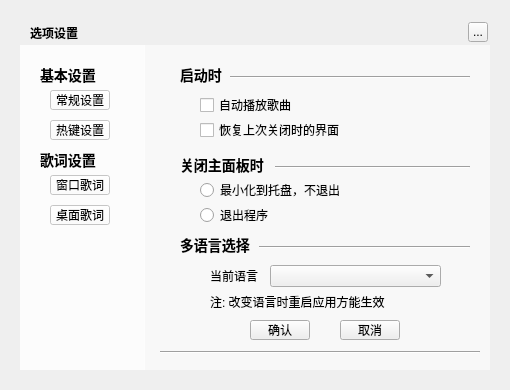
<?xml version="1.0" encoding="UTF-8"?>
<ui version="4.0">
 <class>MusicSettingWidget</class>
 <widget class="QWidget" name="MusicSettingWidget">
  <property name="geometry">
   <rect>
    <x>0</x>
    <y>0</y>
    <width>510</width>
    <height>390</height>
   </rect>
  </property>
  <property name="windowTitle">
   <string>MusicSettingWidget</string>
  </property>
  <widget class="QLabel" name="background">
   <property name="geometry">
    <rect>
     <x>20</x>
     <y>20</y>
     <width>470</width>
     <height>350</height>
    </rect>
   </property>
   <property name="text">
    <string/>
   </property>
  </widget>
  <widget class="QLabel" name="topTitleName">
   <property name="geometry">
    <rect>
     <x>30</x>
     <y>20</y>
     <width>61</width>
     <height>25</height>
    </rect>
   </property>
   <property name="styleSheet">
    <string notr="true">color:&quot;#FFFFFF&quot;;font-weight:bold</string>
   </property>
   <property name="text">
    <string>选项设置</string>
   </property>
  </widget>
  <widget class="QToolButton" name="topTitleCloseButton">
   <property name="geometry">
    <rect>
     <x>468</x>
     <y>22</y>
     <width>20</width>
     <height>20</height>
    </rect>
   </property>
   <property name="text">
    <string>...</string>
   </property>
  </widget>
  <widget class="QStackedWidget" name="stackedWidget">
   <property name="geometry">
    <rect>
     <x>160</x>
     <y>45</y>
     <width>321</width>
     <height>270</height>
    </rect>
   </property>
   <property name="currentIndex">
    <number>0</number>
   </property>
   <widget class="QWidget" name="first">
    <widget class="QLabel" name="baseSetShowInfoWidget">
     <property name="geometry">
      <rect>
       <x>20</x>
       <y>20</y>
       <width>60</width>
       <height>20</height>
      </rect>
     </property>
     <property name="styleSheet">
      <string notr="true">background-color:transparent;
font-size:14px;
font-weight:bold;;</string>
     </property>
     <property name="text">
      <string>启动时</string>
     </property>
    </widget>
    <widget class="QLabel" name="windowSetShowInfoWidget">
     <property name="geometry">
      <rect>
       <x>20</x>
       <y>110</y>
       <width>100</width>
       <height>20</height>
      </rect>
     </property>
     <property name="styleSheet">
      <string notr="true">background-color:transparent;
font-size:14px;
font-weight:bold;;</string>
     </property>
     <property name="text">
      <string>关闭主面板时</string>
     </property>
    </widget>
    <widget class="QCheckBox" name="autoPlayCheckBox">
     <property name="geometry">
      <rect>
       <x>40</x>
       <y>50</y>
       <width>100</width>
       <height>20</height>
      </rect>
     </property>
     <property name="text">
      <string>自动播放歌曲</string>
     </property>
    </widget>
    <widget class="QCheckBox" name="backPlayCheckBox">
     <property name="geometry">
      <rect>
       <x>40</x>
       <y>75</y>
       <width>140</width>
       <height>20</height>
      </rect>
     </property>
     <property name="text">
      <string>恢复上次关闭时的界面</string>
     </property>
    </widget>
    <widget class="QRadioButton" name="minimumRadioBox">
     <property name="geometry">
      <rect>
       <x>40</x>
       <y>135</y>
       <width>140</width>
       <height>20</height>
      </rect>
     </property>
     <property name="text">
      <string>最小化到托盘，不退出</string>
     </property>
    </widget>
    <widget class="QRadioButton" name="quitRadioBox">
     <property name="geometry">
      <rect>
       <x>40</x>
       <y>160</y>
       <width>70</width>
       <height>20</height>
      </rect>
     </property>
     <property name="text">
      <string>退出程序</string>
     </property>
    </widget>
    <widget class="Line" name="line_F1">
     <property name="geometry">
      <rect>
       <x>70</x>
       <y>30</y>
       <width>240</width>
       <height>5</height>
      </rect>
     </property>
     <property name="orientation">
      <enum>Qt::Horizontal</enum>
     </property>
    </widget>
    <widget class="Line" name="line_F2">
     <property name="geometry">
      <rect>
       <x>115</x>
       <y>120</y>
       <width>195</width>
       <height>5</height>
      </rect>
     </property>
     <property name="orientation">
      <enum>Qt::Horizontal</enum>
     </property>
    </widget>
    <widget class="QLabel" name="multiLanguageChoiceWidget">
     <property name="geometry">
      <rect>
       <x>20</x>
       <y>190</y>
       <width>100</width>
       <height>20</height>
      </rect>
     </property>
     <property name="styleSheet">
      <string notr="true">background-color:transparent;
font-size:14px;
font-weight:bold;;</string>
     </property>
     <property name="text">
      <string>多语言选择</string>
     </property>
    </widget>
    <widget class="Line" name="line_F3">
     <property name="geometry">
      <rect>
       <x>99</x>
       <y>200</y>
       <width>211</width>
       <height>5</height>
      </rect>
     </property>
     <property name="orientation">
      <enum>Qt::Horizontal</enum>
     </property>
    </widget>
    <widget class="QComboBox" name="languageComboBox">
     <property name="geometry">
      <rect>
       <x>110</x>
       <y>220</y>
       <width>171</width>
       <height>22</height>
      </rect>
     </property>
    </widget>
    <widget class="QLabel" name="currentLanguageLabel">
     <property name="geometry">
      <rect>
       <x>50</x>
       <y>220</y>
       <width>61</width>
       <height>21</height>
      </rect>
     </property>
     <property name="text">
      <string>当前语言</string>
     </property>
     <property name="alignment">
      <set>Qt::AlignLeading|Qt::AlignLeft|Qt::AlignVCenter</set>
     </property>
    </widget>
    <widget class="QLabel" name="currentLanguageWarningLabel">
     <property name="geometry">
      <rect>
       <x>50</x>
       <y>245</y>
       <width>241</width>
       <height>24</height>
      </rect>
     </property>
     <property name="text">
      <string>注: 改变语言时重启应用方能生效</string>
     </property>
     <property name="alignment">
      <set>Qt::AlignLeading|Qt::AlignLeft|Qt::AlignVCenter</set>
     </property>
    </widget>
   </widget>
   <widget class="QWidget" name="second">
    <widget class="Line" name="line_S1">
     <property name="geometry">
      <rect>
       <x>85</x>
       <y>30</y>
       <width>225</width>
       <height>5</height>
      </rect>
     </property>
     <property name="orientation">
      <enum>Qt::Horizontal</enum>
     </property>
    </widget>
    <widget class="QLabel" name="baseSetShotKeyWidget">
     <property name="geometry">
      <rect>
       <x>20</x>
       <y>20</y>
       <width>60</width>
       <height>20</height>
      </rect>
     </property>
     <property name="styleSheet">
      <string notr="true">background-color:transparent;
font-size:14px;
font-weight:bold;</string>
     </property>
     <property name="text">
      <string>基本设置</string>
     </property>
    </widget>
    <widget class="QLabel" name="item_S1">
     <property name="geometry">
      <rect>
       <x>70</x>
       <y>50</y>
       <width>61</width>
       <height>20</height>
      </rect>
     </property>
     <property name="styleSheet">
      <string notr="true">background:#3BA1E6;border-radius:2px</string>
     </property>
     <property name="text">
      <string>播放/暂停</string>
     </property>
     <property name="alignment">
      <set>Qt::AlignCenter</set>
     </property>
    </widget>
    <widget class="QLabel" name="item_S2">
     <property name="geometry">
      <rect>
       <x>140</x>
       <y>50</y>
       <width>131</width>
       <height>20</height>
      </rect>
     </property>
     <property name="styleSheet">
      <string notr="true">background:white;border-radius:2px</string>
     </property>
     <property name="text">
      <string>Ctrl + B</string>
     </property>
     <property name="alignment">
      <set>Qt::AlignCenter</set>
     </property>
    </widget>
    <widget class="QLabel" name="item_S3">
     <property name="geometry">
      <rect>
       <x>70</x>
       <y>75</y>
       <width>61</width>
       <height>20</height>
      </rect>
     </property>
     <property name="styleSheet">
      <string notr="true">background:#3BA1E6;border-radius:2px</string>
     </property>
     <property name="text">
      <string>上一曲</string>
     </property>
     <property name="alignment">
      <set>Qt::AlignCenter</set>
     </property>
    </widget>
    <widget class="QLabel" name="item_S4">
     <property name="geometry">
      <rect>
       <x>140</x>
       <y>75</y>
       <width>131</width>
       <height>20</height>
      </rect>
     </property>
     <property name="styleSheet">
      <string notr="true">background:white;border-radius:2px</string>
     </property>
     <property name="text">
      <string>Ctrl + Left</string>
     </property>
     <property name="alignment">
      <set>Qt::AlignCenter</set>
     </property>
    </widget>
    <widget class="QLabel" name="item_S5">
     <property name="geometry">
      <rect>
       <x>70</x>
       <y>100</y>
       <width>61</width>
       <height>20</height>
      </rect>
     </property>
     <property name="styleSheet">
      <string notr="true">background:#3BA1E6;border-radius:2px</string>
     </property>
     <property name="text">
      <string>下一曲</string>
     </property>
     <property name="alignment">
      <set>Qt::AlignCenter</set>
     </property>
    </widget>
    <widget class="QLabel" name="item_S7">
     <property name="geometry">
      <rect>
       <x>70</x>
       <y>125</y>
       <width>61</width>
       <height>20</height>
      </rect>
     </property>
     <property name="styleSheet">
      <string notr="true">background:#3BA1E6;border-radius:2px</string>
     </property>
     <property name="text">
      <string>音量+</string>
     </property>
     <property name="alignment">
      <set>Qt::AlignCenter</set>
     </property>
    </widget>
    <widget class="QLabel" name="item_S9">
     <property name="geometry">
      <rect>
       <x>70</x>
       <y>150</y>
       <width>61</width>
       <height>20</height>
      </rect>
     </property>
     <property name="styleSheet">
      <string notr="true">background:#3BA1E6;border-radius:2px</string>
     </property>
     <property name="text">
      <string>音量-</string>
     </property>
     <property name="alignment">
      <set>Qt::AlignCenter</set>
     </property>
    </widget>
    <widget class="QLabel" name="item_S11">
     <property name="geometry">
      <rect>
       <x>70</x>
       <y>175</y>
       <width>61</width>
       <height>20</height>
      </rect>
     </property>
     <property name="styleSheet">
      <string notr="true">background:#3BA1E6;border-radius:2px</string>
     </property>
     <property name="text">
      <string>设置</string>
     </property>
     <property name="alignment">
      <set>Qt::AlignCenter</set>
     </property>
    </widget>
    <widget class="QLabel" name="item_S6">
     <property name="geometry">
      <rect>
       <x>140</x>
       <y>100</y>
       <width>131</width>
       <height>20</height>
      </rect>
     </property>
     <property name="styleSheet">
      <string notr="true">background:white;border-radius:2px</string>
     </property>
     <property name="text">
      <string>Ctrl + Right</string>
     </property>
     <property name="alignment">
      <set>Qt::AlignCenter</set>
     </property>
    </widget>
    <widget class="QLabel" name="item_S8">
     <property name="geometry">
      <rect>
       <x>140</x>
       <y>125</y>
       <width>131</width>
       <height>20</height>
      </rect>
     </property>
     <property name="styleSheet">
      <string notr="true">background:white;border-radius:2px</string>
     </property>
     <property name="text">
      <string>Ctrl + Up</string>
     </property>
     <property name="alignment">
      <set>Qt::AlignCenter</set>
     </property>
    </widget>
    <widget class="QLabel" name="item_S10">
     <property name="geometry">
      <rect>
       <x>140</x>
       <y>150</y>
       <width>131</width>
       <height>20</height>
      </rect>
     </property>
     <property name="styleSheet">
      <string notr="true">background:white;border-radius:2px</string>
     </property>
     <property name="text">
      <string>Ctrl + Down</string>
     </property>
     <property name="alignment">
      <set>Qt::AlignCenter</set>
     </property>
    </widget>
    <widget class="QLabel" name="item_S12">
     <property name="geometry">
      <rect>
       <x>140</x>
       <y>175</y>
       <width>131</width>
       <height>20</height>
      </rect>
     </property>
     <property name="styleSheet">
      <string notr="true">background:white;border-radius:2px</string>
     </property>
     <property name="text">
      <string>Ctrl + S</string>
     </property>
     <property name="alignment">
      <set>Qt::AlignCenter</set>
     </property>
    </widget>
    <widget class="QLabel" name="item_S14">
     <property name="geometry">
      <rect>
       <x>140</x>
       <y>200</y>
       <width>131</width>
       <height>20</height>
      </rect>
     </property>
     <property name="styleSheet">
      <string notr="true">background:white;border-radius:2px</string>
     </property>
     <property name="text">
      <string>Ctrl + I</string>
     </property>
     <property name="alignment">
      <set>Qt::AlignCenter</set>
     </property>
    </widget>
    <widget class="QLabel" name="item_S13">
     <property name="geometry">
      <rect>
       <x>70</x>
       <y>200</y>
       <width>61</width>
       <height>20</height>
      </rect>
     </property>
     <property name="styleSheet">
      <string notr="true">background:#3BA1E6;border-radius:2px</string>
     </property>
     <property name="text">
      <string>导入歌曲</string>
     </property>
     <property name="alignment">
      <set>Qt::AlignCenter</set>
     </property>
    </widget>
    <widget class="QLabel" name="item_S16">
     <property name="geometry">
      <rect>
       <x>140</x>
       <y>225</y>
       <width>131</width>
       <height>20</height>
      </rect>
     </property>
     <property name="styleSheet">
      <string notr="true">background:white;border-radius:2px</string>
     </property>
     <property name="text">
      <string>Alt + 1/2/3/4</string>
     </property>
     <property name="alignment">
      <set>Qt::AlignCenter</set>
     </property>
    </widget>
    <widget class="QLabel" name="item_S15">
     <property name="geometry">
      <rect>
       <x>70</x>
       <y>225</y>
       <width>61</width>
       <height>20</height>
      </rect>
     </property>
     <property name="styleSheet">
      <string notr="true">background:#3BA1E6;border-radius:2px</string>
     </property>
     <property name="text">
      <string>播放模式</string>
     </property>
     <property name="alignment">
      <set>Qt::AlignCenter</set>
     </property>
    </widget>
   </widget>
   <widget class="QWidget" name="third">
    <widget class="Line" name="line_T1">
     <property name="geometry">
      <rect>
       <x>90</x>
       <y>30</y>
       <width>220</width>
       <height>5</height>
      </rect>
     </property>
     <property name="orientation">
      <enum>Qt::Horizontal</enum>
     </property>
    </widget>
    <widget class="QLabel" name="baseSetSongWordWidget">
     <property name="geometry">
      <rect>
       <x>20</x>
       <y>20</y>
       <width>60</width>
       <height>20</height>
      </rect>
     </property>
     <property name="styleSheet">
      <string notr="true">background-color:transparent;
font-size:14px;
font-weight:bold;</string>
     </property>
     <property name="text">
      <string>样式设置</string>
     </property>
    </widget>
    <widget class="QLabel" name="setColorSongWordWidget">
     <property name="geometry">
      <rect>
       <x>20</x>
       <y>153</y>
       <width>41</width>
       <height>20</height>
      </rect>
     </property>
     <property name="styleSheet">
      <string notr="true">background-color:transparent;
font-size:14px;
font-weight:bold;</string>
     </property>
     <property name="text">
      <string>预览</string>
     </property>
    </widget>
    <widget class="Line" name="line_T2">
     <property name="geometry">
      <rect>
       <x>60</x>
       <y>163</y>
       <width>250</width>
       <height>5</height>
      </rect>
     </property>
     <property name="orientation">
      <enum>Qt::Horizontal</enum>
     </property>
    </widget>
    <widget class="MusicPreviewLabel" name="showLabel">
     <property name="geometry">
      <rect>
       <x>30</x>
       <y>180</y>
       <width>271</width>
       <height>51</height>
      </rect>
     </property>
     <property name="styleSheet">
      <string notr="true">background:black
</string>
     </property>
     <property name="text">
      <string/>
     </property>
    </widget>
    <widget class="QComboBox" name="fontComboBox">
     <property name="geometry">
      <rect>
       <x>60</x>
       <y>45</y>
       <width>101</width>
       <height>22</height>
      </rect>
     </property>
    </widget>
    <widget class="QLabel" name="fontLabel">
     <property name="geometry">
      <rect>
       <x>30</x>
       <y>50</y>
       <width>31</width>
       <height>16</height>
      </rect>
     </property>
     <property name="text">
      <string>字体</string>
     </property>
    </widget>
    <widget class="QLabel" name="fontSizeLabel">
     <property name="geometry">
      <rect>
       <x>190</x>
       <y>50</y>
       <width>31</width>
       <height>16</height>
      </rect>
     </property>
     <property name="text">
      <string>大小</string>
     </property>
    </widget>
    <widget class="QComboBox" name="fontSizeComboBox">
     <property name="geometry">
      <rect>
       <x>220</x>
       <y>45</y>
       <width>81</width>
       <height>22</height>
      </rect>
     </property>
    </widget>
    <widget class="QLabel" name="fontTypeLabel">
     <property name="geometry">
      <rect>
       <x>30</x>
       <y>77</y>
       <width>31</width>
       <height>16</height>
      </rect>
     </property>
     <property name="text">
      <string>字型</string>
     </property>
    </widget>
    <widget class="QComboBox" name="fontTypeComboBox">
     <property name="geometry">
      <rect>
       <x>60</x>
       <y>72</y>
       <width>81</width>
       <height>22</height>
      </rect>
     </property>
    </widget>
    <widget class="QLabel" name="fontColorLabel">
     <property name="geometry">
      <rect>
       <x>30</x>
       <y>105</y>
       <width>31</width>
       <height>16</height>
      </rect>
     </property>
     <property name="text">
      <string>颜色</string>
     </property>
    </widget>
    <widget class="QPushButton" name="noPlayedPushButton">
     <property name="geometry">
      <rect>
       <x>160</x>
       <y>100</y>
       <width>80</width>
       <height>25</height>
      </rect>
     </property>
     <property name="text">
      <string>未播放</string>
     </property>
    </widget>
    <widget class="QPushButton" name="playedPushButton">
     <property name="geometry">
      <rect>
       <x>60</x>
       <y>100</y>
       <width>80</width>
       <height>25</height>
      </rect>
     </property>
     <property name="text">
      <string>已播放</string>
     </property>
    </widget>
    <widget class="QLabel" name="fontDefalutColorLabel">
     <property name="geometry">
      <rect>
       <x>190</x>
       <y>77</y>
       <width>31</width>
       <height>16</height>
      </rect>
     </property>
     <property name="text">
      <string>预设</string>
     </property>
    </widget>
    <widget class="QComboBox" name="fontDefalutColorComboBox">
     <property name="geometry">
      <rect>
       <x>220</x>
       <y>72</y>
       <width>81</width>
       <height>22</height>
      </rect>
     </property>
    </widget>
    <widget class="QPushButton" name="resetPushButton">
     <property name="geometry">
      <rect>
       <x>219</x>
       <y>240</y>
       <width>81</width>
       <height>25</height>
      </rect>
     </property>
     <property name="text">
      <string>恢复默认方案</string>
     </property>
    </widget>
    <widget class="QLabel" name="fontTransLabel">
     <property name="geometry">
      <rect>
       <x>30</x>
       <y>133</y>
       <width>41</width>
       <height>16</height>
      </rect>
     </property>
     <property name="text">
      <string>透明度</string>
     </property>
    </widget>
    <widget class="QSlider" name="transparentSlider">
     <property name="geometry">
      <rect>
       <x>80</x>
       <y>130</y>
       <width>221</width>
       <height>20</height>
      </rect>
     </property>
     <property name="orientation">
      <enum>Qt::Horizontal</enum>
     </property>
    </widget>
    <widget class="QCheckBox" name="showInlineCheckBox">
     <property name="geometry">
      <rect>
       <x>30</x>
       <y>243</y>
       <width>100</width>
       <height>20</height>
      </rect>
     </property>
     <property name="text">
      <string>显示内嵌歌词</string>
     </property>
    </widget>
   </widget>
   <widget class="QWidget" name="four">
    <widget class="Line" name="line">
     <property name="geometry">
      <rect>
       <x>90</x>
       <y>30</y>
       <width>220</width>
       <height>5</height>
      </rect>
     </property>
     <property name="orientation">
      <enum>Qt::Horizontal</enum>
     </property>
    </widget>
    <widget class="QLabel" name="baseSetSongWordWidget_2">
     <property name="geometry">
      <rect>
       <x>20</x>
       <y>20</y>
       <width>60</width>
       <height>20</height>
      </rect>
     </property>
     <property name="styleSheet">
      <string notr="true">background-color:transparent;
font-size:14px;
font-weight:bold;</string>
     </property>
     <property name="text">
      <string>样式设置</string>
     </property>
    </widget>
    <widget class="QLabel" name="setColorSongWordWidget">
     <property name="geometry">
      <rect>
       <x>20</x>
       <y>153</y>
       <width>41</width>
       <height>20</height>
      </rect>
     </property>
     <property name="styleSheet">
      <string notr="true">background-color:transparent;
font-size:14px;
font-weight:bold;</string>
     </property>
     <property name="text">
      <string>预览</string>
     </property>
    </widget>
    <widget class="Line" name="line_3">
     <property name="geometry">
      <rect>
       <x>60</x>
       <y>163</y>
       <width>250</width>
       <height>5</height>
      </rect>
     </property>
     <property name="orientation">
      <enum>Qt::Horizontal</enum>
     </property>
    </widget>
    <widget class="MusicPreviewLabel" name="showLabelD">
     <property name="geometry">
      <rect>
       <x>30</x>
       <y>180</y>
       <width>271</width>
       <height>51</height>
      </rect>
     </property>
     <property name="styleSheet">
      <string notr="true">background:black
</string>
     </property>
     <property name="text">
      <string/>
     </property>
    </widget>
    <widget class="QComboBox" name="fontComboBoxD">
     <property name="geometry">
      <rect>
       <x>60</x>
       <y>45</y>
       <width>101</width>
       <height>22</height>
      </rect>
     </property>
    </widget>
    <widget class="QLabel" name="fontLabel">
     <property name="geometry">
      <rect>
       <x>30</x>
       <y>50</y>
       <width>31</width>
       <height>16</height>
      </rect>
     </property>
     <property name="text">
      <string>字体</string>
     </property>
    </widget>
    <widget class="QLabel" name="fontSizeLabel">
     <property name="geometry">
      <rect>
       <x>190</x>
       <y>50</y>
       <width>31</width>
       <height>16</height>
      </rect>
     </property>
     <property name="text">
      <string>大小</string>
     </property>
    </widget>
    <widget class="QComboBox" name="fontSizeComboBoxD">
     <property name="geometry">
      <rect>
       <x>220</x>
       <y>45</y>
       <width>81</width>
       <height>22</height>
      </rect>
     </property>
    </widget>
    <widget class="QLabel" name="fontTypeLabel">
     <property name="geometry">
      <rect>
       <x>30</x>
       <y>77</y>
       <width>31</width>
       <height>16</height>
      </rect>
     </property>
     <property name="text">
      <string>字型</string>
     </property>
    </widget>
    <widget class="QComboBox" name="fontTypeComboBoxD">
     <property name="geometry">
      <rect>
       <x>60</x>
       <y>72</y>
       <width>81</width>
       <height>22</height>
      </rect>
     </property>
    </widget>
    <widget class="QLabel" name="fontColorLabel">
     <property name="geometry">
      <rect>
       <x>30</x>
       <y>105</y>
       <width>31</width>
       <height>16</height>
      </rect>
     </property>
     <property name="text">
      <string>颜色</string>
     </property>
    </widget>
    <widget class="QPushButton" name="noPlayedPushButtonD">
     <property name="geometry">
      <rect>
       <x>160</x>
       <y>100</y>
       <width>80</width>
       <height>25</height>
      </rect>
     </property>
     <property name="text">
      <string>未播放</string>
     </property>
    </widget>
    <widget class="QPushButton" name="playedPushButtonD">
     <property name="geometry">
      <rect>
       <x>60</x>
       <y>100</y>
       <width>80</width>
       <height>25</height>
      </rect>
     </property>
     <property name="text">
      <string>已播放</string>
     </property>
    </widget>
    <widget class="QLabel" name="fontDefalutColorLabel">
     <property name="geometry">
      <rect>
       <x>190</x>
       <y>77</y>
       <width>31</width>
       <height>16</height>
      </rect>
     </property>
     <property name="text">
      <string>预设</string>
     </property>
    </widget>
    <widget class="QComboBox" name="fontDefalutColorComboBoxD">
     <property name="geometry">
      <rect>
       <x>220</x>
       <y>72</y>
       <width>81</width>
       <height>22</height>
      </rect>
     </property>
    </widget>
    <widget class="QPushButton" name="resetPushButtonD">
     <property name="geometry">
      <rect>
       <x>219</x>
       <y>240</y>
       <width>81</width>
       <height>25</height>
      </rect>
     </property>
     <property name="text">
      <string>恢复默认方案</string>
     </property>
    </widget>
    <widget class="QLabel" name="fontTransLabel_2">
     <property name="geometry">
      <rect>
       <x>30</x>
       <y>133</y>
       <width>41</width>
       <height>16</height>
      </rect>
     </property>
     <property name="text">
      <string>透明度</string>
     </property>
    </widget>
    <widget class="QSlider" name="transparentSliderD">
     <property name="geometry">
      <rect>
       <x>80</x>
       <y>130</y>
       <width>221</width>
       <height>20</height>
      </rect>
     </property>
     <property name="orientation">
      <enum>Qt::Horizontal</enum>
     </property>
    </widget>
    <widget class="QCheckBox" name="showDesktopSongWordWidget">
     <property name="geometry">
      <rect>
       <x>30</x>
       <y>243</y>
       <width>100</width>
       <height>20</height>
      </rect>
     </property>
     <property name="text">
      <string>显示桌面歌词</string>
     </property>
    </widget>
   </widget>
  </widget>
  <widget class="QWidget" name="functionArea" native="true">
   <property name="geometry">
    <rect>
     <x>20</x>
     <y>45</y>
     <width>125</width>
     <height>325</height>
    </rect>
   </property>
   <property name="styleSheet">
    <string notr="true">background:rgba(255,255,255,200)</string>
   </property>
   <widget class="QLabel" name="baseSetWidget">
    <property name="geometry">
     <rect>
      <x>20</x>
      <y>20</y>
      <width>60</width>
      <height>20</height>
     </rect>
    </property>
    <property name="styleSheet">
     <string notr="true">background-color:transparent;
font-size:14px;
font-weight:bold;</string>
    </property>
    <property name="text">
     <string>基本设置</string>
    </property>
   </widget>
   <widget class="QLabel" name="wordSetWidget">
    <property name="geometry">
     <rect>
      <x>20</x>
      <y>105</y>
      <width>60</width>
      <height>20</height>
     </rect>
    </property>
    <property name="styleSheet">
     <string notr="true">background-color:transparent;
font-size:14px;
font-weight:bold;</string>
    </property>
    <property name="text">
     <string>歌词设置</string>
    </property>
   </widget>
   <widget class="QPushButton" name="normalSetButton">
    <property name="geometry">
     <rect>
      <x>30</x>
      <y>45</y>
      <width>60</width>
      <height>20</height>
     </rect>
    </property>
    <property name="text">
     <string>常规设置</string>
    </property>
   </widget>
   <widget class="QPushButton" name="hotKeySetButton">
    <property name="geometry">
     <rect>
      <x>30</x>
      <y>75</y>
      <width>60</width>
      <height>20</height>
     </rect>
    </property>
    <property name="text">
     <string>热键设置</string>
    </property>
   </widget>
   <widget class="QPushButton" name="desktopLrcButton">
    <property name="geometry">
     <rect>
      <x>30</x>
      <y>160</y>
      <width>60</width>
      <height>20</height>
     </rect>
    </property>
    <property name="text">
     <string>桌面歌词</string>
    </property>
   </widget>
   <widget class="QPushButton" name="inlineLrcButton">
    <property name="geometry">
     <rect>
      <x>30</x>
      <y>130</y>
      <width>60</width>
      <height>20</height>
     </rect>
    </property>
    <property name="text">
     <string>窗口歌词</string>
    </property>
   </widget>
  </widget>
  <widget class="QPushButton" name="confirmButton">
   <property name="geometry">
    <rect>
     <x>250</x>
     <y>320</y>
     <width>60</width>
     <height>20</height>
    </rect>
   </property>
   <property name="text">
    <string>确认</string>
   </property>
  </widget>
  <widget class="QPushButton" name="cancelButton">
   <property name="geometry">
    <rect>
     <x>340</x>
     <y>320</y>
     <width>60</width>
     <height>20</height>
    </rect>
   </property>
   <property name="text">
    <string>取消</string>
   </property>
  </widget>
  <widget class="Line" name="line_M">
   <property name="geometry">
    <rect>
     <x>160</x>
     <y>350</y>
     <width>320</width>
     <height>5</height>
    </rect>
   </property>
   <property name="orientation">
    <enum>Qt::Horizontal</enum>
   </property>
  </widget>
  <widget class="QWidget" name="functionAreaDisplay" native="true">
   <property name="geometry">
    <rect>
     <x>144</x>
     <y>45</y>
     <width>346</width>
     <height>325</height>
    </rect>
   </property>
   <property name="styleSheet">
    <string notr="true">background:rgba(255,255,255,150)</string>
   </property>
  </widget>
  <zorder>background</zorder>
  <zorder>functionAreaDisplay</zorder>
  <zorder>topTitleName</zorder>
  <zorder>topTitleCloseButton</zorder>
  <zorder>stackedWidget</zorder>
  <zorder>functionArea</zorder>
  <zorder>confirmButton</zorder>
  <zorder>cancelButton</zorder>
  <zorder>line_M</zorder>
 </widget>
 <customwidgets>
  <customwidget>
   <class>MusicPreviewLabel</class>
   <extends>QLabel</extends>
   <header>musicpreviewlabel.h</header>
   <container>1</container>
  </customwidget>
 </customwidgets>
 <resources/>
 <connections/>
</ui>
